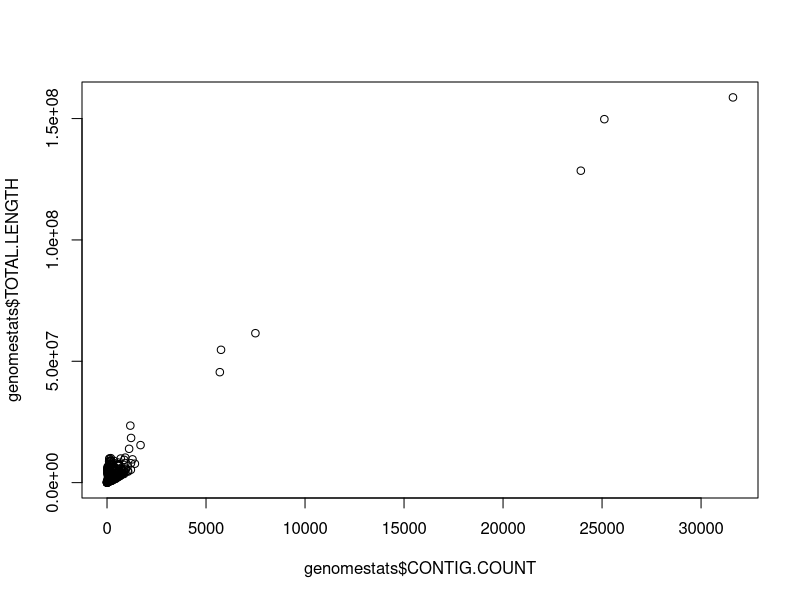
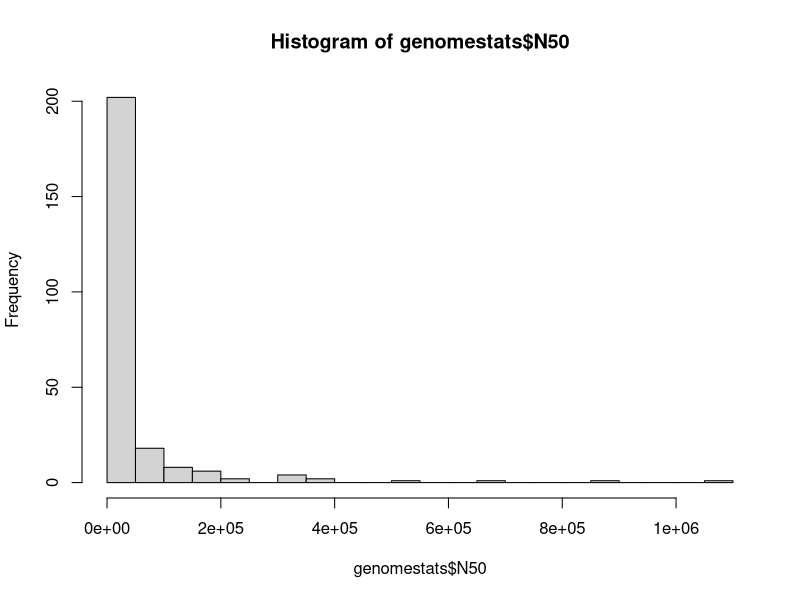
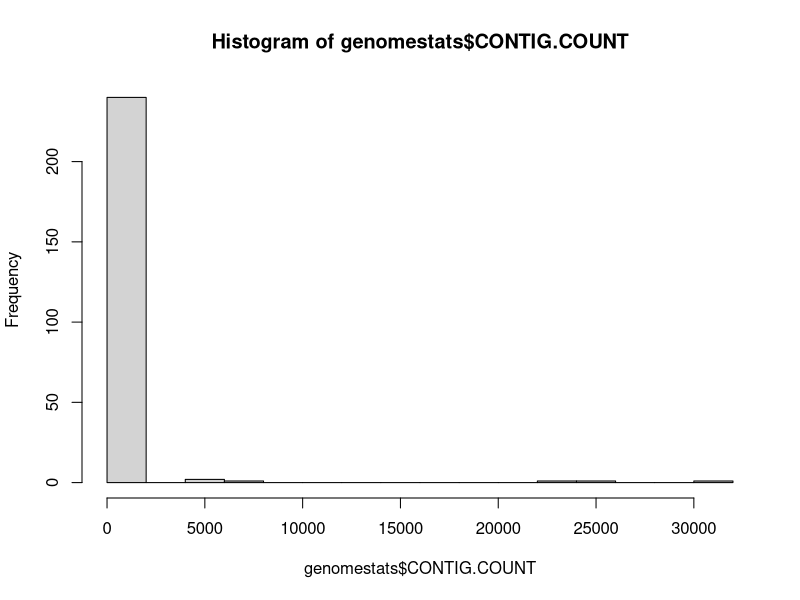

Recreate these plots in R, in order.
# to plot the summary stats

genomestats <- read.csv("genome_stats.tsv",sep="\t",header=TRUE)

plot(genomestats$CONTIG.COUNT,genomestats$TOTAL.LENGTH)
hist(genomestats$N50,20)
hist(genomestats$CONTIG.COUNT,20)
